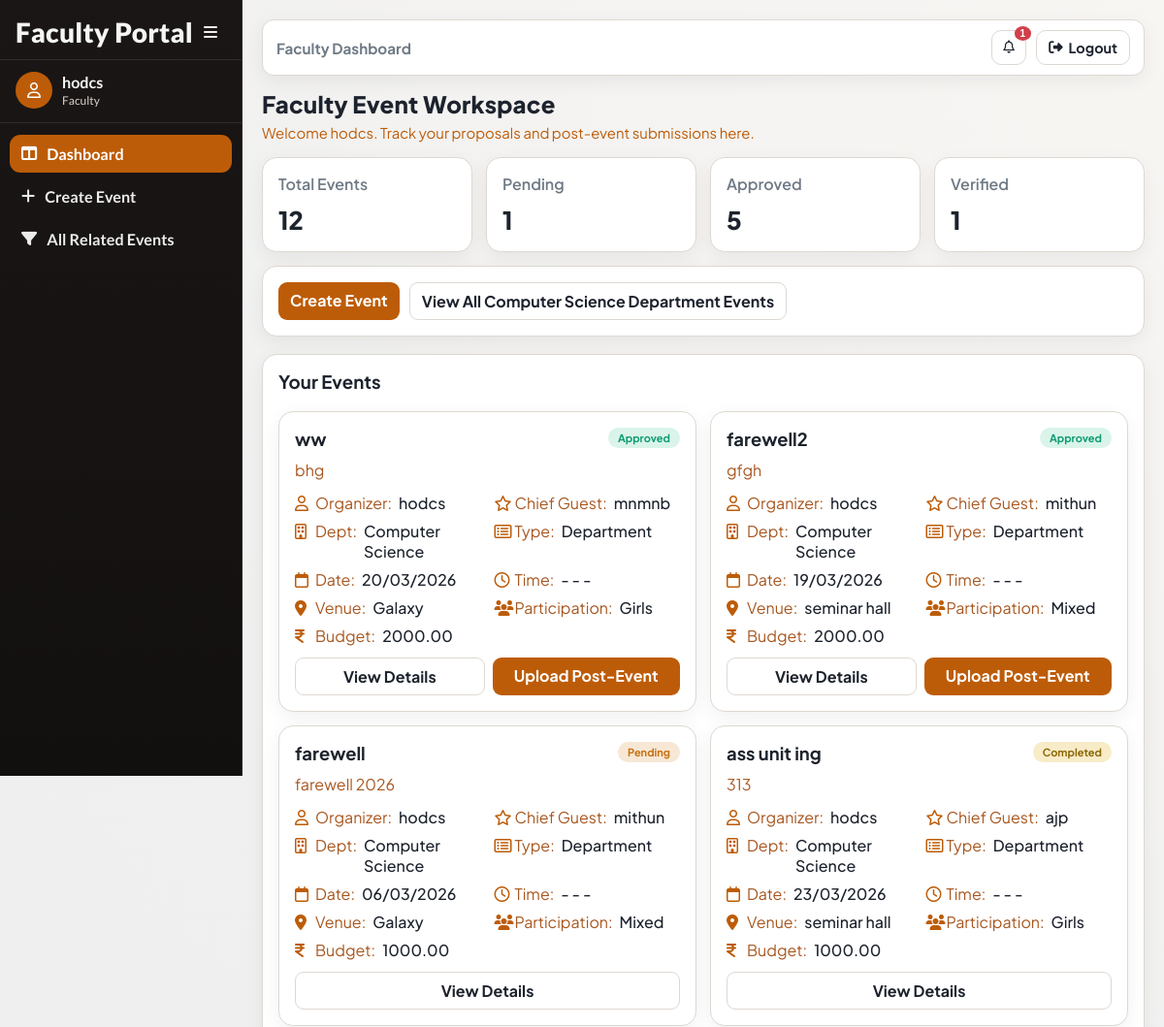
Page /faculty/dashboard/ (signed in, upper part) on the earlier database version.
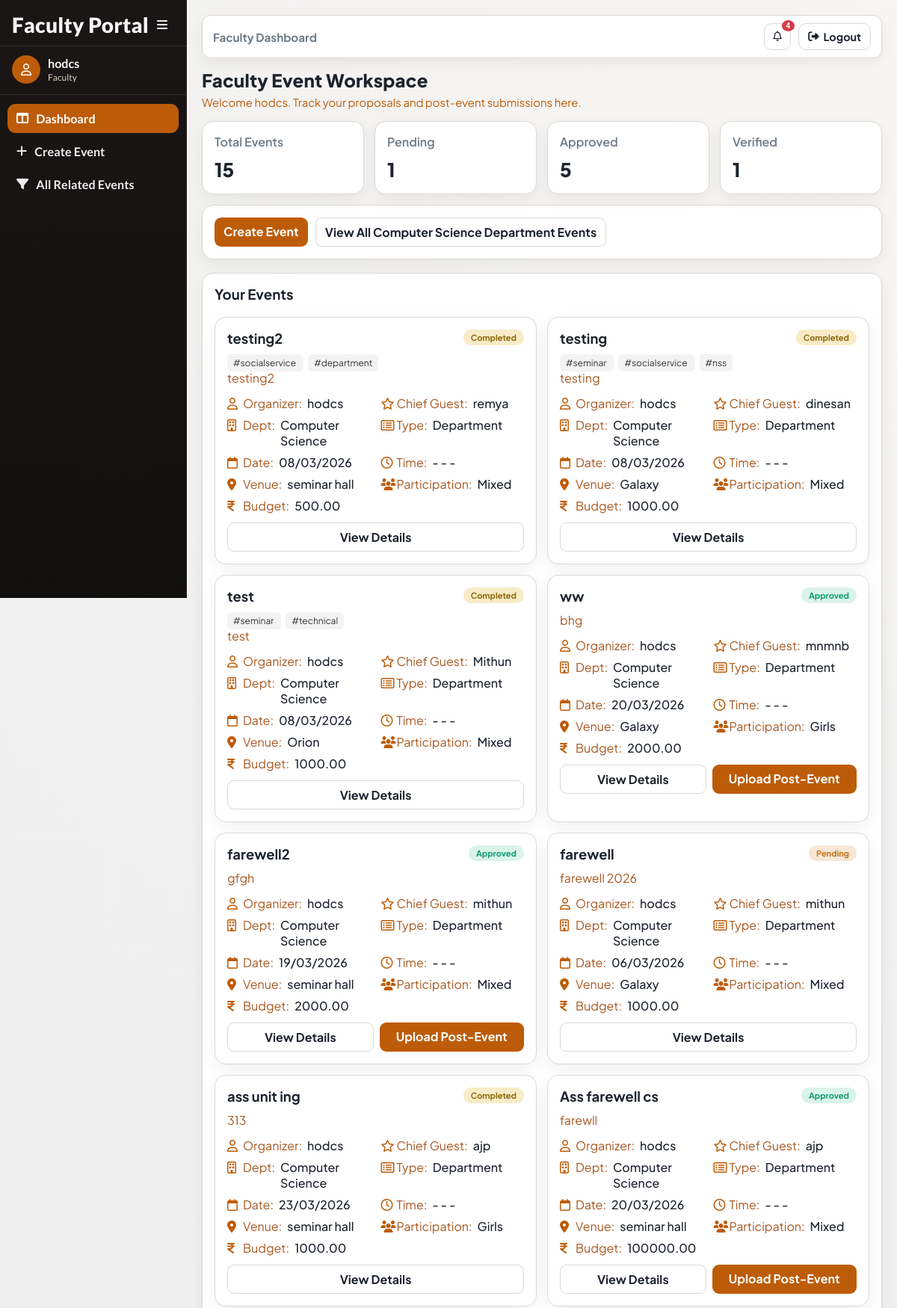
Same page on the later database version.
### accounts/models.py (models this page shows, shortened)
class User(AbstractUser):
    ROLE_CHOICES = (
        ('faculty', 'Faculty'),
        ('principal', 'Principal'),
        ('admin', 'Admin'),
    )
    SUB_ROLE_CHOICES = (
        ('hod', 'HOD'),
        ('nss', 'NSS In-Charge'),
        ('ncc', 'NCC In-Charge'),
        ('union', 'Union In-Charge'),
        ('other', 'Other In-Charge'),
    )
    role = models.CharField(max_length=20, choices=ROLE_CHOICES)
    sub_role = models.CharField(
        max_length=20,
        choices=SUB_ROLE_CHOICES,
        blank=True,
        null=True
    )
    department = models.ForeignKey(
    'events.Department',
    on_delete=models.SET_NULL,
    null=True,
    blank=True
    )

### events/models.py (models this page shows, shortened)
class Event(models.Model):
    CATEGORY_CHOICES = (
        ('department', 'Department'),
        ('nss', 'NSS'),
        ('ncc', 'NCC'),
        ('union', 'Union'),
        ('other', 'Other'),
    )
    PARTICIPATION_CHOICES = (
        ('boys', 'Boys'),
        ('girls', 'Girls'),
        ('mixed', 'Mixed'),
    )
    STATUS_CHOICES = (
        ('pending', 'Pending Approval'),
        ('approved', 'Approved'),
        ('rejected', 'Rejected'),
        ('completed', 'Completed'),
        ('verified', 'Verified'),
    )
    title = models.CharField(max_length=200)
    category = models.CharField(max_length=20, choices=CATEGORY_CHOICES)
    created_by = models.ForeignKey(
        settings.AUTH_USER_MODEL,
        on_delete=models.CASCADE
    )
    department = models.ForeignKey(
    Department,
    on_delete=models.SET_NULL,
    null=True,
    blank=True
    )
    participation_type = models.CharField(
        max_length=20,
        choices=PARTICIPATION_CHOICES
    )
    chief_guest = models.CharField(max_length=200, blank=True, null=True)
    budget = models.DecimalField(max_digits=10, decimal_places=2)
    venue = models.ForeignKey(
    Venue,
    on_delete=models.PROTECT
    )
    start_date = models.DateField()
    end_date = models.DateField()
    start_time = models.TimeField(null=True, blank=True)
    end_time = models.TimeField(null=True, blank=True)
    description = models.TextField()
    tags = models.ManyToManyField(Tag, blank=True)
    status = models.CharField(
        max_length=20,
        choices=STATUS_CHOICES,
        default='pending'
    )
    principal_remark = models.TextField(blank=True, null=True)
    created_at = models.DateTimeField(auto_now_add=True)
    report_text = models.TextField(blank=True, null=True)
    attendance_file = models.FileField(
        upload_to='attendance/',
        blank=True,
        null=True
    )
    completed_at = models.DateTimeField(blank=True, null=True)

class Department(models.Model):
    name = models.CharField(max_length=100, unique=True)
    def __str__(self):
        return self.name

class Venue(models.Model):
    name = models.CharField(max_length=100, unique=True)
    def __str__(self):
        return self.name

class Tag(models.Model):
    name = models.CharField(max_length=50, unique=True)

### accounts/views.py (the view)
# urls.py: path('faculty/dashboard/', views.faculty_dashboard, name='faculty_dashboard'),
@never_cache
@login_required(login_url='/login/')
def faculty_dashboard(request):
    if request.user.role != 'faculty':
        return redirect('login')
    user = request.user
    if user.sub_role == 'hod':
        button_label = f"View All {user.department} Department Events"
    elif user.sub_role == 'nss':
        button_label = "View All NSS Events"
    elif user.sub_role == 'ncc':
        button_label = "View All NCC Events"
    elif user.sub_role == 'union':
        button_label = "View All Union Events"
    elif user.sub_role == 'other':
        button_label = "View All Other Events"
    else:
        button_label = "View All Events"
    my_events = Event.objects.filter(created_by=user).order_by('-created_at')
    unread_notifications = request.user.notifications.filter(is_read=False)
    unread_count = unread_notifications.count()
    recent_notifications = request.user.notifications.order_by('-created_at')[:5]
    context = {
        'my_events': my_events,
        'button_label': button_label,
        'my_event_count': my_events.count(),
        'pending_count': my_events.filter(status='pending').count(),
        'approved_count': my_events.filter(status='approved').count(),
        'completed_count': my_events.filter(status='completed').count(),
        'verified_count': my_events.filter(status='verified').count(),
        'rejected_count': my_events.filter(status='rejected').count(),
        'active_nav': 'faculty-dashboard',
        'unread_count': unread_count,
        'recent_notifications': recent_notifications,
    }
    return render(request,
                  'accounts/faculty_dashboard.html',
                  context)

### accounts/templates/accounts/faculty_dashboard.html (shortened to what this page needs)
{% extends "base.html" %}
{% load event_extras %}
{% block page_title %}Faculty Event Workspace{% endblock %}
{% block page_subtitle %}Welcome {{ request.user.get_full_name|default:request.user.username }}. Track your proposals and post-event submissions here.{% endblock %}
{% block content %}
<div class="card-grid">
    <article class="panel">
        <div class="card-title">Total Events</div>
        <p class="card-value">{{ my_event_count }}</p>
    </article>
    <article class="panel">
        <div class="card-title">Pending</div>
        <p class="card-value">{{ pending_count }}</p>
    </article>
    <article class="panel">
        <div class="card-title">Approved</div>
        <p class="card-value">{{ approved_count }}</p>
    </article>
    <article class="panel">
        <div class="card-title">Verified</div>
        <p class="card-value">{{ verified_count }}</p>
    </article>
</div>
<div class="panel" style="margin-bottom: 18px; display: flex; gap: 10px; flex-wrap: wrap;">
    <a class="btn" href="{% url 'create_event' %}">Create Event</a>
    <a class="btn secondary" href="{% url 'faculty_filter_events' %}">{{ button_label }}</a>
</div>
<section class="panel">
    <h3 style="margin-top: 0;">Your Events</h3>
    <section class="event-grid">
        {% for e in my_events %}
            <article class="event-card">
                {% include "events/partials/event_detail_card_body.html" with event=e %}
                <div class="action-row">
                    <a class="btn secondary" href="{% url 'event_detail' e.id %}">View Details</a>
                    {% if e.status == 'approved' %}
                        <a class="btn" href="{% url 'post_event_upload' e.id %}">Upload Post-Event</a>
                    {% endif %}
                </div>
            </article>
        {% empty %}
            <article class="event-card">
                <p class="muted" style="margin:0;">You have not created any events.</p>
            </article>
        {% endfor %}
    </section>
</section>
{% endblock %}

### accounts/templates/base.html (shortened to what this page needs)
<!DOCTYPE html>
<html lang="en">
<head>
    <link rel="stylesheet" href="https://cdnjs.cloudflare.com/ajax/libs/font-awesome/6.5.2/css/all.min.css">
</head>
<body class="{% if request.user.is_authenticated %}has-sidebar{% endif %}">
    <div class="app">
        {% if request.user.is_authenticated %}
            <aside class="sidebar">
                <div class="sidebar-head">
                    <div class="brand">
                        {% if request.user.role == "principal" %}
                            Principal Portal
                        {% elif request.user.role == "faculty" %}
                            Faculty Portal
                        {% else %}
                            Event Portal
                        {% endif %}
                    </div>
                    <button class="collapse-toggle" id="sidebarCollapseToggle" type="button">
                        <i class="fa-solid fa-bars"></i>
                    </button>
                </div>
                <div class="sidebar-user">
                    <div class="avatar"><i class="fa-regular fa-user"></i></div>
                    <div class="user-meta">
                        <div class="user-name">{{ request.user.get_full_name|default:request.user.username }}</div>
                        <div class="user-role">{{ request.user.get_role_display|default:"User" }}</div>
                    </div>
                </div>
                <ul class="nav-list">
                    {% if request.user.role == "principal" %}
                        <li><a class="nav-link {% if active_nav == 'principal-dashboard' or request.resolver_match.url_name == 'principal_dashboard' %}active{% endif %}" href="{% url 'principal_dashboard' %}" title="Dashboard"><i class="fa-solid fa-table-columns"></i><span class="nav-text">Dashboard</span></a></li>
                        <li><a class="nav-link {% if active_nav == 'principal-pending' or request.resolver_match.url_name == 'principal_pending_events' %}active{% endif %}" href="{% url 'principal_pending_events' %}" title="Pending Approvals"><i class="fa-regular fa-clock"></i><span class="nav-text">Pending Approvals</span></a></li>
                        <li><a class="nav-link {% if active_nav == 'principal-approved' or request.resolver_match.url_name == 'principal_approved_events' %}active{% endif %}" href="{% url 'principal_approved_events' %}" title="Approved Events"><i class="fa-regular fa-circle-check"></i><span class="nav-text">Approved Events</span></a></li>
                        <li><a class="nav-link {% if active_nav == 'principal-verify' or request.resolver_match.url_name == 'principal_verify_list' %}active{% endif %}" href="{% url 'principal_verify_list' %}" title="Verify Events"><i class="fa-solid fa-list-check"></i><span class="nav-text">Verify Events</span></a></li>
                        <li><a class="nav-link {% if active_nav == 'principal-rejected' or request.resolver_match.url_name == 'principal_rejected_events' %}active{% endif %}" href="{% url 'principal_rejected_events' %}" title="Rejected Events"><i class="fa-regular fa-circle-xmark"></i><span class="nav-text">Rejected Events</span></a></li>
                        <li><a class="nav-link {% if active_nav == 'principal-all' or request.resolver_match.url_name == 'view_all_events' %}active{% endif %}" href="{% url 'view_all_events' %}" title="All Events"><i class="fa-regular fa-calendar-days"></i><span class="nav-text">All Events</span></a></li>
                        <li><a class="nav-link {% if active_nav == 'principal-analytics' or request.resolver_match.url_name == 'analytics_dashboard' %}active{% endif %}" href="{% url 'analytics_dashboard' %}" title="Analytics"><i class="fa-solid fa-chart-line"></i><span class="nav-text">Analytics</span></a></li>
                    {% elif request.user.role == "faculty" %}
                        <li><a class="nav-link {% if active_nav == 'faculty-dashboard' or request.resolver_match.url_name == 'faculty_dashboard' %}active{% endif %}" href="{% url 'faculty_dashboard' %}" title="Dashboard"><i class="fa-solid fa-table-columns"></i><span class="nav-text">Dashboard</span></a></li>
                        <li><a class="nav-link " href="{% url 'create_event' %}" title="Create Event"><i class="fa-solid fa-plus"></i><span class="nav-text">Create Event</span></a></li>
                        <li><a class="nav-link " href="{% url 'faculty_filter_events' %}" title="All Related Events"><i class="fa-solid fa-filter"></i><span class="nav-text">All Related Events</span></a></li>
                    {% endif %}
                </ul>
            </aside>
        {% endif %}
        <main class="main">
            {% if request.user.is_authenticated %}
                <nav class="dashboard-navbar">
                    <div class="navbar-left">
                        <span class="navbar-label">
                            {% if request.user.role == "principal" %}
                                Principal Dashboard
                            {% elif request.user.role == "faculty" %}
                                Faculty Dashboard
                            {% else %}
                                Dashboard
                            {% endif %}
                        </span>
                    </div>
                    <div class="navbar-right">
                        <div style="position:relative;">
                            <button class="nav-icon-btn" id="notifToggle" type="button" aria-label="Notifications">
                                <i class="fa-regular fa-bell"></i>
                                {% if unread_count > 0 %}
                                    <span class="notif-badge">{{ unread_count }}</span>
                                {% endif %}
                            </button>
                        </div>
                        <a class="navbar-logout" href="{% url 'logout' %}">
                            <i class="fa-solid fa-right-from-bracket"></i>
                            Logout
                        </a>
                    </div>
                </nav>
            {% endif %}
            <header class="page-head">
                <h1 class="page-title">{% block page_title %}College Event System{% endblock %}</h1>
                <p class="page-subtitle">{% block page_subtitle %}{% endblock %}</p>
            </header>
            {% block content %}{% endblock %}
        </main>
    </div>
</body>
</html>

### events/templates/events/partials/event_detail_card_body.html (shortened to what this page needs)
{% load event_extras %}
<div class="event-head">
    <h3 class="event-title">
        <a href="{% url 'event_detail' event.id %}">{{ event.title }}</a>
    </h3>
    <span class="chip {{ event.status }}">{{ event.status|title }}</span>
</div>
<div class="event-tags">
{% for tag in event.tags.all %}
<a href="?search=#{{ tag.name }}" class="tag">
#{{ tag.name }}
</a>
{% endfor %}
</div>
<p class="event-desc">{{ event.description|default:"No description provided."|truncatewords:22 }}</p>
<div class="meta-grid">
    <div class="meta-row"><i class="fa-regular fa-user"></i><span class="meta-label">Organizer:</span><span class="meta-value">{{ event.created_by.get_full_name|default:event.created_by.username }}</span></div>
    <div class="meta-row"><i class="fa-regular fa-star"></i><span class="meta-label">Chief Guest:</span><span class="meta-value">{{ event.chief_guest|default:"-" }}</span></div>
    <div class="meta-row"><i class="fa-regular fa-building"></i><span class="meta-label">Dept:</span><span class="meta-value">{{ event.department|default:"General" }}</span></div>
    <div class="meta-row"><i class="fa-regular fa-rectangle-list"></i><span class="meta-label">Type:</span><span class="meta-value">{{ event.category|title }}</span></div>
    <div class="meta-row"><i class="fa-regular fa-calendar"></i><span class="meta-label">Date:</span><span class="meta-value">{{ event.start_date|date:"d/m/Y" }}</span></div>
    <div class="meta-row"><i class="fa-regular fa-clock"></i><span class="meta-label">Time:</span><span class="meta-value">{% if event.start_time %}{{ event.start_time|time:"h:i A" }}{% else %}-{% endif %} - {% if event.end_time %}{{ event.end_time|time:"h:i A" }}{% else %}-{% endif %}</span></div>
    <div class="meta-row"><i class="fa-solid fa-location-dot"></i><span class="meta-label">Venue:</span><span class="meta-value">{{ event.venue }}</span></div>
    <div class="meta-row"><i class="fa-solid fa-users"></i><span class="meta-label">Participation:</span><span class="meta-value">{{ event.participation_type|title }}</span></div>
    <div class="meta-row"><i class="fa-solid fa-indian-rupee-sign"></i><span class="meta-label">Budget:</span><span class="meta-value">{{ event.budget }}</span></div>
</div>

### events/templates/events/partials/event_detail_card_body.html (style rules this page uses)
.tag { background:#f3f3f3; padding:4px 8px; margin-right:6px; border-radius:6px; font-size:12px; text-decoration:none; color:#333; }

Differences in the rows shown:
added Event: title "testing2", status "Completed", description "testing2", created_by.get_full_name "hodcs", chief_guest "remya", department "Computer Science", category "Department", start_date "08/03/2026", venue "seminar hall", participation_type "Mixed", budget "500.00"
added Tag: name "socialservice"
added Tag: name "department", shown under "testing2"
added Event: title "testing", status "Completed", description "testing", created_by.get_full_name "hodcs", chief_guest "dinesan", department "Computer Science", category "Department", start_date "08/03/2026", venue "Galaxy", participation_type "Mixed", budget "1000.00"
added Tag: name "seminar"
added Tag: name "nss", shown under "testing"
added Event: title "test", status "Completed", description "test", created_by.get_full_name "hodcs", chief_guest "Mithun", department "Computer Science", category "Department", start_date "08/03/2026", venue "Orion", participation_type "Mixed", budget "1000.00"
added Tag: name "technical", shown under "test"
now on this page (row unchanged): Event: title "Ass farewell cs", status "Approved", description "farewll", created_by.get_full_name "hodcs", chief_guest "ajp", department "Computer Science", category "Department", start_date "20/03/2026", venue "seminar hall", participation_type "Mixed", budget "100000.00", shows "Upload Post-Event"
Other differences:
{{ unread_count }}: "1" → "4"
{{ my_event_count }}: "12" → "15"
